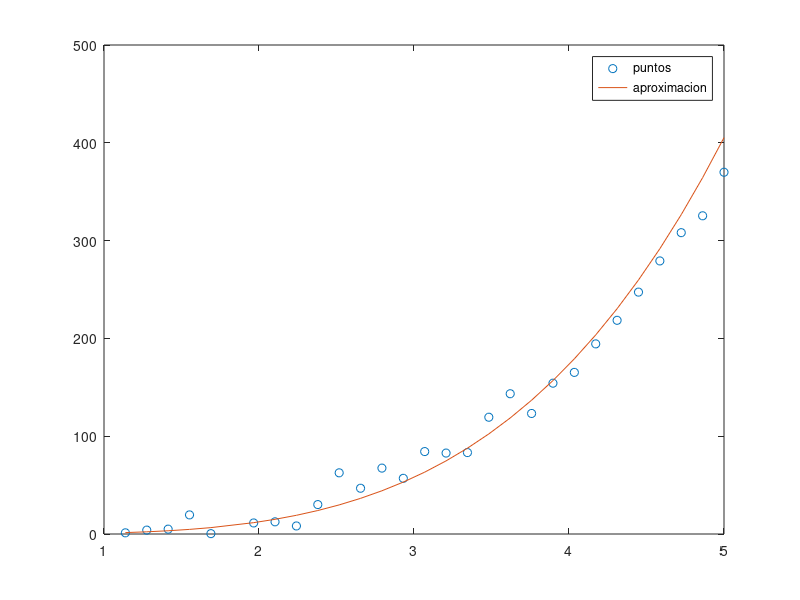

Here is the MATLAB script that generated this plot:
load datos3a.mat

z=polyfit(log(x),log(y),1);

A=z(1)
C=exp(z(2))

plot(x,y,"o",x,C*x.^A)
legend("puntos","aproximacion");